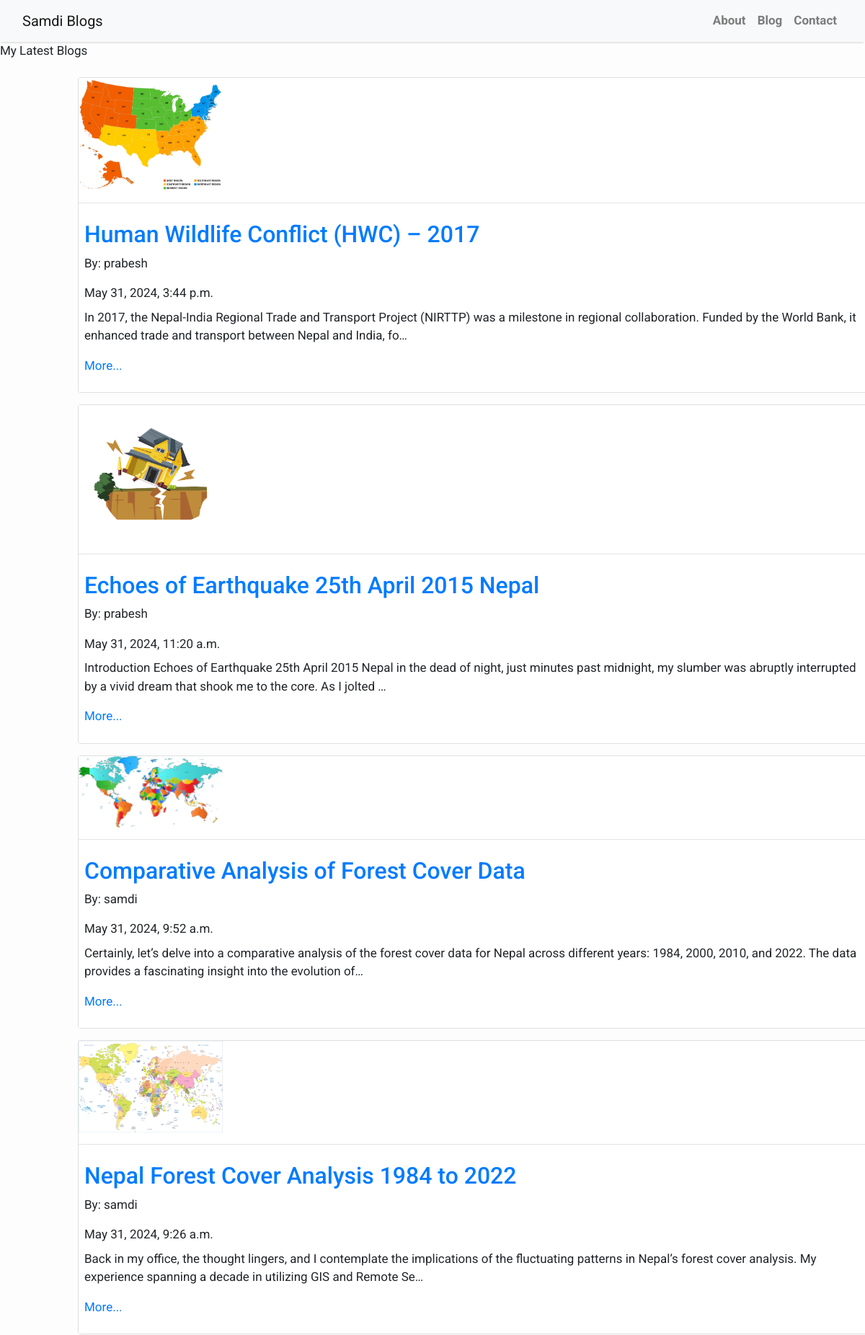
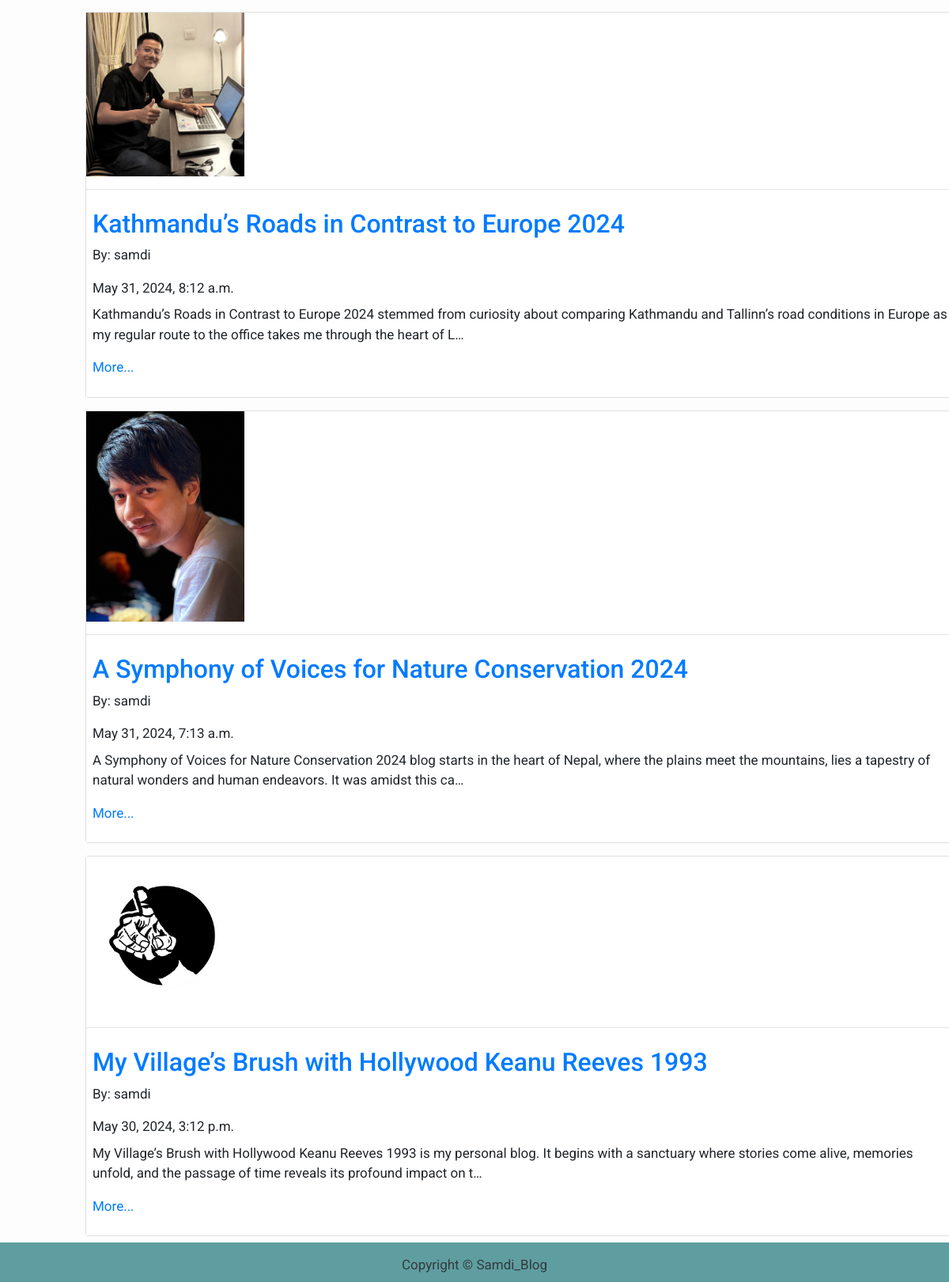
Page /blog on the committed database (2 pictures, top to bottom).
### blog/models.py (models this page shows, shortened)
class Post(models.Model):
    title = models.CharField(max_length=200, unique=True)
    slug = models.CharField(max_length=200, unique=True)
    author = models.ForeignKey(User, on_delete=models.CASCADE, related_name='blog_posts')
    updated_on = models.DateTimeField(auto_now=True)
    content = models.TextField()
    created_on = models.DateTimeField(auto_now_add=True)
    status = models.IntegerField(choices=STATUS, default=0)
    titleImage = models.ImageField(upload_to='images/', blank=True, null=True)
    first = models.TextField(default='')
    firstImage = models.ImageField(upload_to='images/', blank=True, null=True)
    second = models.TextField(default='')
    secondImage = models.ImageField(upload_to='images/', blank=True, null=True)
    class Meta:
        ordering = ['-created_on']

### blog/views.py (the view)
# urls.py: path('blog', views.blog, name='blog'),
def blog(request):
    blog= Post.objects.all()
    return render(request,'blog.html',{'blog': blog})

### blog/templates/blog.html (shortened to what this page needs)
{% extends "base.html" %}
{% block content %}
<!DOCTYPE html>
<html lang="en">
<head>
</head>
<body>
    <div class="latestBlogText">
        <p class="text-5xl font-bold">My Latest Blogs</p>
    </div>
        <div class="row">
            {% for post in blog %}
    <div class="bg-gray-100 m-2 shadow-lg rounded-lg overflow-hidden card">
        <div class="bg-white">
            {% if post.titleImage %}
            <div class="titleImage">
                <img src="{{ post.titleImage.url }}" alt="{{ post.title }}" class="zoom">
            </div>
            {% endif %}
            <hr class="border-t-2 border-gray-300 my-8">
            <div class="p-2">
                <a href="{% url 'post_detail' post.pk %}" class="block">
                    <h2 class="text-xl font-semibold hover:font-bold hover:text-blue-500">{{ post.title }}</h2>
                </a>
                <p class="text-gray-700">By: {{ post.author }}</p>
                <p class="text-gray-600 text-sm mb-2">{{ post.created_on }}</p>
                <p class="text-sm text-gray-700">{{ post.content|truncatechars:200 }}</p>
                <a href="{% url 'post_detail' post.pk %}" class="block">
                    <div class="more">
                        <p class="text-sm text-gray-700 mt-2">More...</p>
                    </div>
                </a>
            </div>
        </div>
    </div>
    {% endfor %}
            </div>
</body>
</html>
{%endblock%}

### blog/templates/base.html (style rules this page uses)
body { font-family: "Roboto", sans-serif; font-size: 17px; background-color: #fdfdfd; }

### blog/templates/blog.html (style rules this page uses)
.titleImage { width: 200px; }
.zoom { width: 200px; }
.row { margin-left: 100px; }

### rows in the picture
Post: titleImage (picture), title "Human Wildlife Conflict (HWC) – 2017", author "prabesh", created_on "May 31, 2024, 3:44 p.m.", content "In 2017, the Nepal-India Regional Trade and Transport Project (NIRTTP) was a milestone in regional collaboration. Funded by the World Bank, it enhanced trade and transport between Nepal and India, fo…"
Post: titleImage (picture), title "Echoes of Earthquake 25th April 2015 Nepal", author "prabesh", created_on "May 31, 2024, 11:20 a.m.", content "Introduction Echoes of Earthquake 25th April 2015 Nepal in the dead of night, just minutes past midnight, my slumber was abruptly interrupted by a vivid dream that shook me to the core. As I jolted …"
Post: titleImage (picture), title "Comparative Analysis of Forest Cover Data", author "samdi", created_on "May 31, 2024, 9:52 a.m.", content "Certainly, let’s delve into a comparative analysis of the forest cover data for Nepal across different years: 1984, 2000, 2010, and 2022. The data provides a fascinating insight into the evolution of…"
Post: titleImage (picture), title "Nepal Forest Cover Analysis 1984 to 2022", author "samdi", created_on "May 31, 2024, 9:26 a.m.", content "Back in my office, the thought lingers, and I contemplate the implications of the fluctuating patterns in Nepal’s forest cover analysis. My experience spanning a decade in utilizing GIS and Remote Se…"
Post: titleImage (picture), title "Kathmandu’s Roads in Contrast to Europe 2024", author "samdi", created_on "May 31, 2024, 8:12 a.m.", content "Kathmandu’s Roads in Contrast to Europe 2024 stemmed from curiosity about comparing Kathmandu and Tallinn’s road conditions in Europe as my regular route to the office takes me through the heart of L…"
Post: titleImage (picture), title "A Symphony of Voices for Nature Conservation 2024", author "samdi", created_on "May 31, 2024, 7:13 a.m.", content "A Symphony of Voices for Nature Conservation 2024 blog starts in the heart of Nepal, where the plains meet the mountains, lies a tapestry of natural wonders and human endeavors. It was amidst this ca…"
Post: titleImage (picture), title "My Village’s Brush with Hollywood Keanu Reeves 1993", author "samdi", created_on "May 30, 2024, 3:12 p.m.", content "My Village’s Brush with Hollywood Keanu Reeves 1993 is my personal blog. It begins with a sanctuary where stories come alive, memories unfold, and the passage of time reveals its profound impact on t…"
